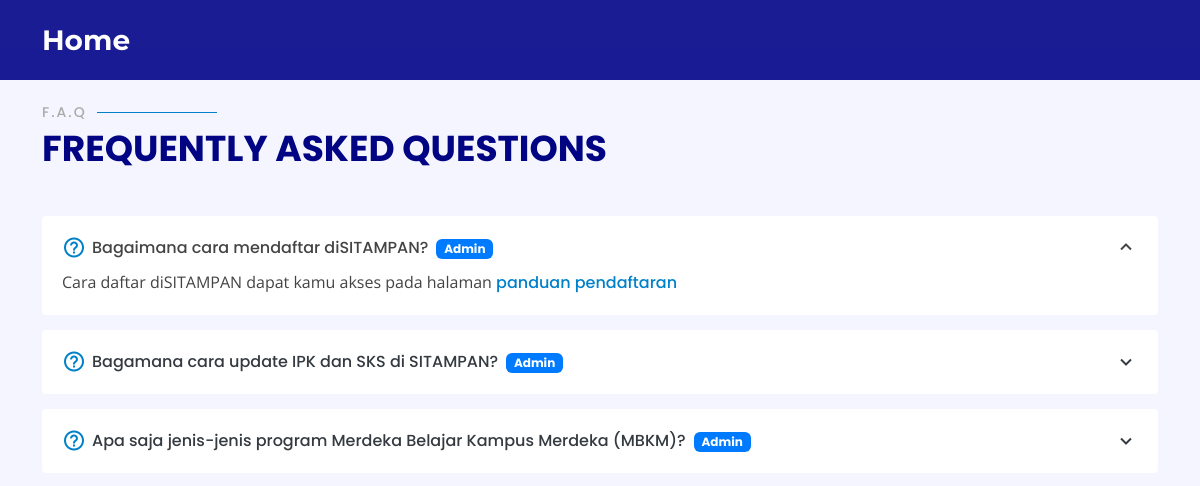
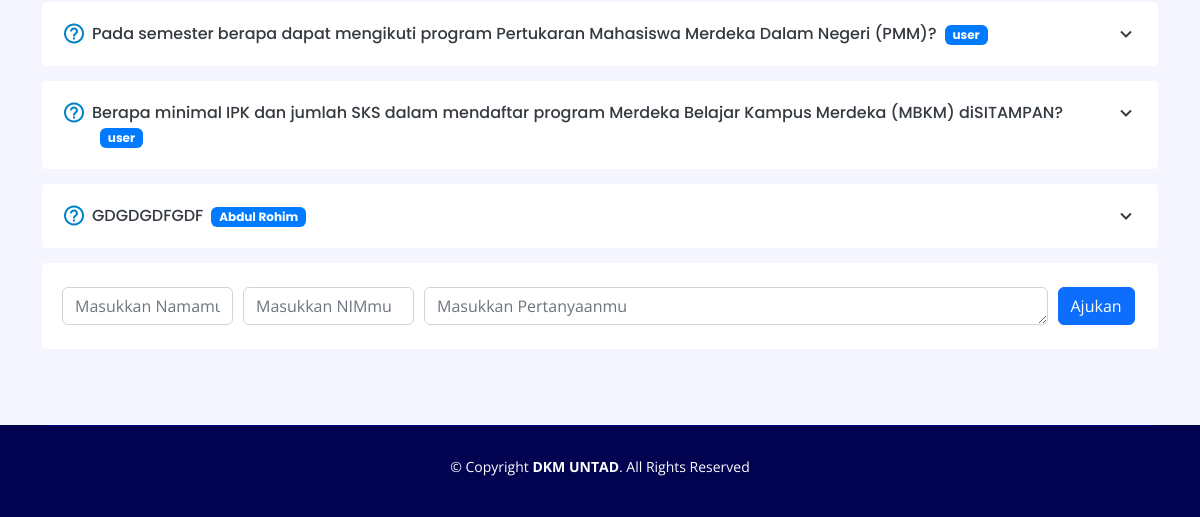
The app's page /faq/, older data (2 pictures, top to bottom).
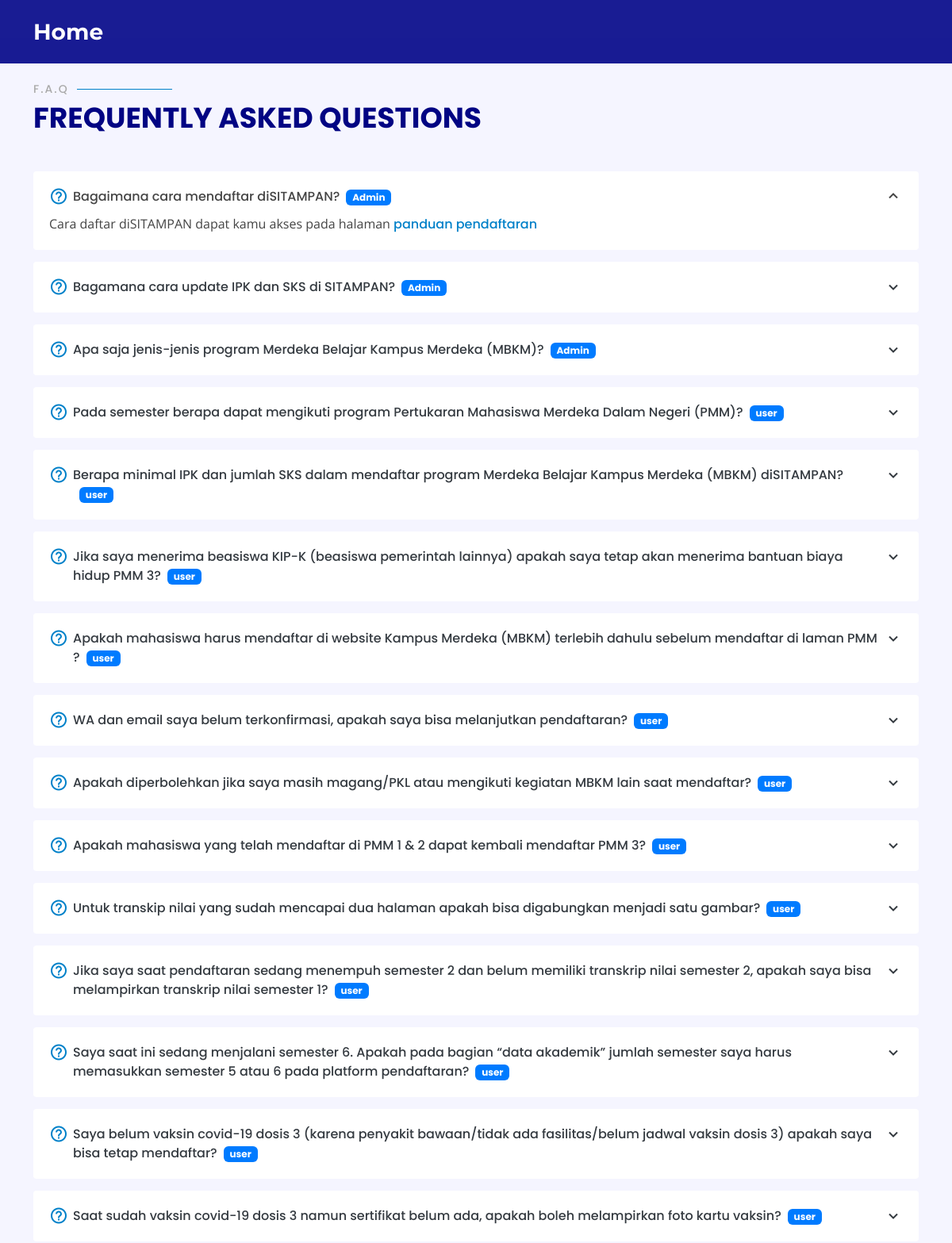
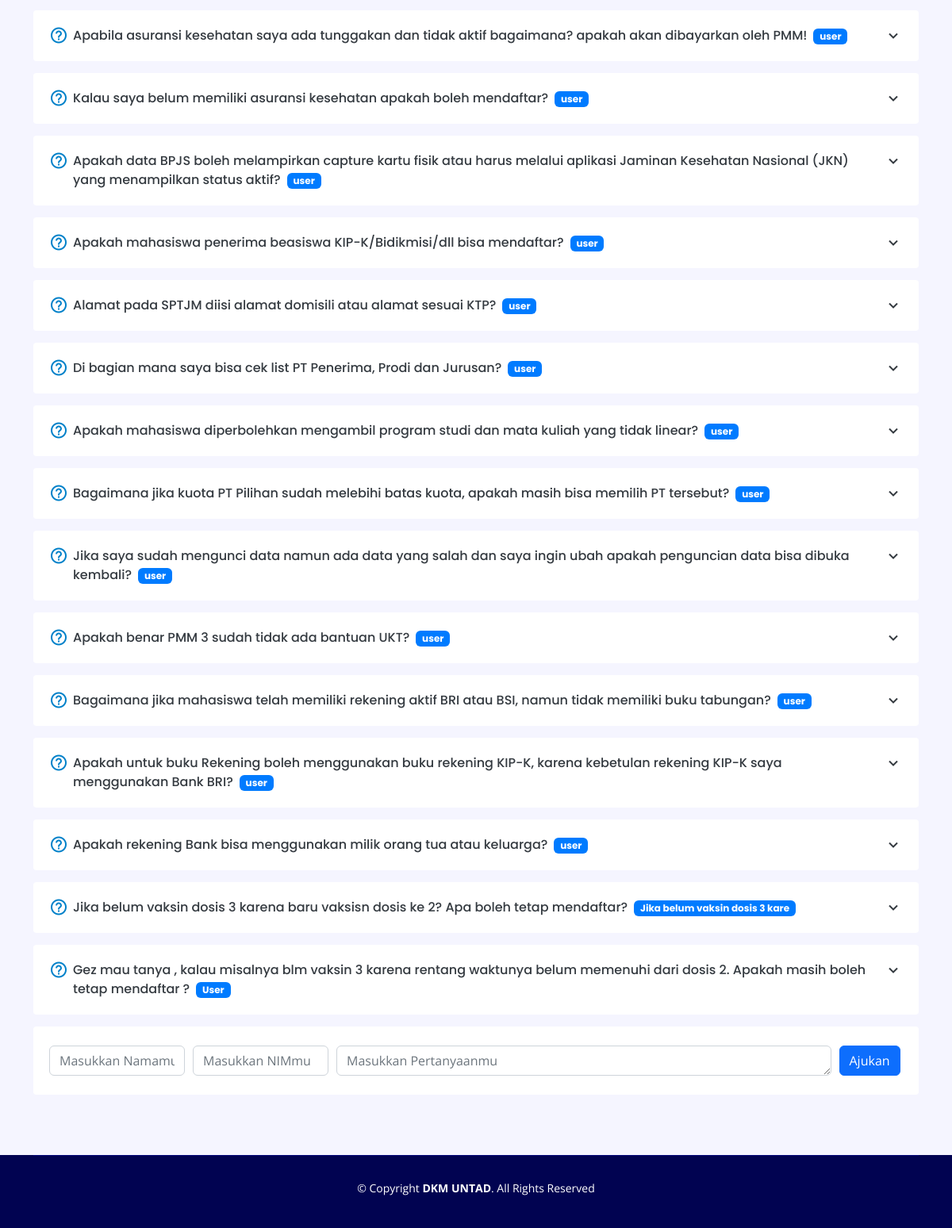
The same page, newer data (2 pictures, top to bottom).
### dkmapp/models.py (models this page shows, shortened)
class Pertanyaan(models.Model):
    nim=models.CharField(max_length=9,null=True,blank=True)
    nama=models.CharField(max_length=30,null=True,blank=True)
    pertanyaan=models.CharField(max_length=300,null=True)
    jawaban=models.CharField(max_length=1000,null=True,blank=True)
    pemberi_jawaban=models.ForeignKey(DKM, on_delete=models.CASCADE,null=True,blank=True)

### dkmapp/views.py (the view)
# urls.py: path('faq/', views.faq, name='faq'),
def faq(request):
    form=PertanyaanMhsForm()
    pertanyaan=Pertanyaan.objects.all()
    if request.method == 'POST':
        form=PertanyaanMhsForm(request.POST)
        if form.is_valid():
            form.save()
            messages.success(request, 'Pertanyaan Diajukan')
        return redirect('faq')
    context={'form':form, 'pertanyaan':pertanyaan}
    return render(request,'faq.html',context)

### dkmapp/forms.py
class PertanyaanMhsForm(ModelForm):
    class Meta:
        model=Pertanyaan
        fields = 'nim','nama','pertanyaan'
        widgets={
            'nim':forms.TextInput(attrs={'class':'form-control','placeholder': 'Masukkan NIMmu', 'required':True,}),
            'nama':forms.TextInput(attrs={'class':'form-control','placeholder': 'Masukkan Namamu','required':True,}),
            'pertanyaan':forms.Textarea(attrs={'class':'form-control','placeholder': 'Masukkan Pertanyaanmu', 'rows':'1','required':True,}),
            }

### dkmapp/models.py (called while the page is built)
    def __str__(self):
        return self.name

### templates/faq.html (shortened to what this page needs)
{% load static %}
<!DOCTYPE html>
<html lang="en">
<head>
  <link rel="stylesheet" href="https://cdnjs.cloudflare.com/ajax/libs/font-awesome/6.0.0-beta3/css/all.min.css"/>
  <link rel="stylesheet" href="https://stackpath.bootstrapcdn.com/bootstrap/4.3.1/css/bootstrap.min.css">
  <link href="{% static 'vendor/aos/aos.css' %}" rel="stylesheet">
  <link href="{% static 'vendor/bootstrap/css/bootstrap.min.css' %}" rel="stylesheet">
  <link href="{% static 'vendor/bootstrap-icons/bootstrap-icons.css' %}" rel="stylesheet">
  <link href="{% static 'vendor/boxicons/css/boxicons.min.css' %}" rel="stylesheet">
  <link href="{% static 'vendor/glightbox/css/glightbox.min.css' %}" rel="stylesheet">
  <link href="{% static 'vendor/remixicon/remixicon.css' %}" rel="stylesheet">
  <link href="{% static 'vendor/swiper/swiper-bundle.min.css' %}" rel="stylesheet">
  <link href="{% static 'css/style.css' %}" rel="stylesheet">
</head>
<body>
  <header id="header" class="fixed-top d-flex align-items-center header-primary">
    <div class="container d-flex align-items-center justify-content-between">
      <div class="logo">
        <h1><a href="{% url 'index' %}"><span>Home</span></a></h1>
      </div>
    </div>
  </header>
  <main id="main">
    <section id="faq" class="faq section-bg mt-5">
      <div class="container">
        <div class="section-title" data-aos="fade-up">
          <h2>F.A.Q</h2>
          <p>Frequently Asked Questions</p>
        </div>
        <div class="faq-list">
          <ul>
            <li data-aos="fade-up">
              <i class="bx bx-help-circle icon-help"></i> <a data-bs-toggle="collapse" class="collapse" data-bs-target="#faq-list-1">Bagaimana cara mendaftar diSITAMPAN?<span class="badge badge-primary ml-2">Admin</span><i class="bx bx-chevron-up icon-close"></i></a>
              <div id="faq-list-1" class="collapse show" data-bs-parent=".faq-list">
                <p>
                  Cara daftar diSITAMPAN dapat kamu akses pada halaman <a class="d-inline pl-0 pr-0" href='https://mbkm.untad.ac.id/panduan-login-sitampan/'>panduan pendaftaran</a>
                </p>
              </div>
            </li>
            <li data-aos="fade-up" data-aos-delay="100">
              <i class="bx bx-help-circle icon-help"></i> <a data-bs-toggle="collapse" data-bs-target="#faq-list-2" class="collapsed">Bagamana cara update IPK dan SKS di SITAMPAN?<span class="badge badge-primary ml-2">Admin</span><i class="bx bx-chevron-down icon-show"></i></a>
            </li>
            <li data-aos="fade-up" data-aos-delay="200">
              <i class="bx bx-help-circle icon-help"></i> <a data-bs-toggle="collapse" data-bs-target="#faq-list-3" class="collapsed">Apa saja jenis-jenis program Merdeka Belajar Kampus Merdeka (MBKM)?<span class="badge badge-primary ml-2">Admin</span><i class="bx bx-chevron-down icon-show"></i></a>
            </li>
            {% for a in pertanyaan %}
            <li data-aos="fade-up" data-aos-delay="{{forloop.counter|add:2}}00">
              <i class="bx bx-help-circle icon-help"></i> <a data-bs-toggle="collapse" data-bs-target="#faq-list-{{forloop.counter|add:3}}" class="collapsed">{{a.pertanyaan}}<span class="badge badge-primary ml-2">{{a.nama}}</span><i class="bx bx-chevron-down icon-show"></i></a>
            </li>
            {% endfor %}
            <li data-aos="fade-up" data-aos-delay="500">
              <form method="post" action="" class='form-row'>
                  <div class="col-md-2 mt-1 mb-1">
                      {{form.nama}}
                  </div>
                  <div class="col-md-2 mt-1 mb-1">
                    {{form.nim}}
                  </div>
                  <div class="col-md-7 mt-1 mb-1">
                    {{form.pertanyaan}}
                  </div>
                  <div class="col-md-1 mt-1 mb-1">
                      <button type="submit" class="btn btn-primary">Ajukan</button>
                  </div>
              </form>
          </li>
          </ul>
        </div>
      </div>
    </section>
  </main>
  <footer id="footer">
    <div class="container">
      <div class="copyright">
        &copy; Copyright <strong><span>DKM UNTAD</span></strong>. All Rights Reserved
      </div>
      <div class="credits">
      </div>
    </div>
  </footer>
</body>
</html>

### static/css/style.css (style rules this page uses)
body { font-family: "Open Sans", sans-serif; color: #444444; }
a { color: #0081C9; text-decoration: none; }
h1, h2, h3, h4, h5, h6 { font-family: "Montserrat", sans-serif; }
#header { height: 80px; transition: all 0.5s; z-index: 997; transition: all 0.5s; background: rgba(1, 4, 136, 0.9); }
#header .logo h1 , #header-tim .logo h1 { font-size: 28px; margin: 0; padding: 0; line-height: 1; font-weight: 700; }
#header .logo h1 a, #header .logo h1 a:hover,#header-tim .logo h1 a, #header-tim .logo h1 a:hover { color: #fff; text-decoration: none; }
section { padding: 60px 0; overflow: hidden; }
.section-bg { background-color: #f5f5ff; }
.section-title { padding-bottom: 40px; }
.section-title h2 { font-size: 14px; font-weight: 500; padding: 0; line-height: 1px; margin: 0 0 5px 0; letter-spacing: 2px; text-transform: uppercase; color: #aaaaaa; font-family: "Poppins", sans-serif; }
.section-title h2::after { content: ""; width: 120px; height: 1px; display: inline-block; background: #0081C9; margin: 4px 10px; }
.section-title p { margin: 0; margin: 0; font-size: 36px; font-weight: 700; text-transform: uppercase; font-family: "Poppins", sans-serif; color: #010483; }
.faq .faq-list { padding: 0; }
.faq .faq-list ul { padding: 0; list-style: none; }
.faq .faq-list li+li { margin-top: 15px; }
.faq .faq-list li { padding: 20px; background: #fff; border-radius: 4px; position: relative; }
.faq .faq-list a { display: block; position: relative; font-family: "Poppins", sans-serif; font-size: 16px; line-height: 24px; font-weight: 500; padding: 0 30px; outline: none; cursor: pointer; }
.faq .faq-list .icon-help { font-size: 24px; position: absolute; right: 0; left: 20px; color: #0081C9; }
.faq .faq-list .icon-show, .faq .faq-list .icon-close { font-size: 24px; position: absolute; right: 0; top: 0; }
.faq .faq-list p { margin-bottom: 0; padding: 10px 0 0 0; }
.faq .faq-list .icon-show { display: none; }
.faq .faq-list a.collapsed { color: #343a40; }
.faq .faq-list a.collapsed .icon-show { display: inline-block; }
@media (max-width: 1200px) { .faq .faq-list { padding: 0; } }
#footer { background: #010351; padding: 0 0 30px 0; color: #fff; font-size: 14px; }
#footer .copyright { border-top: 1px solid #010479; text-align: center; padding-top: 30px; }
#footer .credits { padding-top: 10px; text-align: center; font-size: 13px; color: #fff; }

Row changes from the older to the newer data that the page shows:
removed Pertanyaan: pertanyaan "GDGDGDFGDF", nama "Abdul Rohim"
added Pertanyaan: pertanyaan "Jika saya menerima beasiswa KIP-K (beasiswa pemerintah lainnya) apakah saya tetap akan menerima bantuan biaya hidup PMM 3?", nama "user"
added Pertanyaan: pertanyaan "Apakah mahasiswa harus mendaftar di website Kampus Merdeka (MBKM) terlebih dahulu sebelum mendaftar di laman PMM ?", nama "user"
added Pertanyaan: pertanyaan "WA dan email saya belum terkonfirmasi, apakah saya bisa melanjutkan pendaftaran?", nama "user"
added Pertanyaan: pertanyaan "Apakah diperbolehkan jika saya masih magang/PKL atau mengikuti kegiatan MBKM lain saat mendaftar?", nama "user"
added Pertanyaan: pertanyaan "Apakah mahasiswa yang telah mendaftar di PMM 1 & 2 dapat kembali mendaftar PMM 3?", nama "user"
added Pertanyaan: pertanyaan "Untuk transkip nilai yang sudah mencapai dua halaman apakah bisa digabungkan menjadi satu gambar?", nama "user"
added Pertanyaan: pertanyaan "Jika saya saat pendaftaran sedang menempuh semester 2 dan belum memiliki transkrip nilai semester 2, apakah saya bisa melampirkan transkrip nilai semester 1?", nama "user"
added Pertanyaan: pertanyaan "Saya saat ini sedang menjalani semester 6. Apakah pada bagian “data akademik” jumlah semester saya harus memasukkan semester 5 atau 6 pada platform pendaftaran?", nama "user"
added Pertanyaan: pertanyaan "Saya belum vaksin covid-19 dosis 3 (karena penyakit bawaan/tidak ada fasilitas/belum jadwal vaksin dosis 3) apakah saya bisa tetap mendaftar?", nama "user"
added Pertanyaan: pertanyaan "Saat sudah vaksin covid-19 dosis 3 namun sertifikat belum ada, apakah boleh melampirkan foto kartu vaksin?", nama "user"
added Pertanyaan: pertanyaan "Apabila asuransi kesehatan saya ada tunggakan dan tidak aktif bagaimana? apakah akan dibayarkan oleh PMM!", nama "user"
added Pertanyaan: pertanyaan "Kalau saya belum memiliki asuransi kesehatan apakah boleh mendaftar?", nama "user"
added Pertanyaan: pertanyaan "Apakah data BPJS boleh melampirkan capture kartu fisik atau harus melalui aplikasi Jaminan Kesehatan Nasional (JKN) yang menampilkan status aktif?", nama "user"
added Pertanyaan: pertanyaan "Apakah mahasiswa penerima beasiswa KIP-K/Bidikmisi/dll bisa mendaftar?", nama "user"
added Pertanyaan: pertanyaan "Alamat pada SPTJM diisi alamat domisili atau alamat sesuai KTP?", nama "user"
added Pertanyaan: pertanyaan "Di bagian mana saya bisa cek list PT Penerima, Prodi dan Jurusan?", nama "user"
added Pertanyaan: pertanyaan "Apakah mahasiswa diperbolehkan mengambil program studi dan mata kuliah yang tidak linear?", nama "user"
added Pertanyaan: pertanyaan "Bagaimana jika kuota PT Pilihan sudah melebihi batas kuota, apakah masih bisa memilih PT tersebut?", nama "user"
added Pertanyaan: pertanyaan "Jika saya sudah mengunci data namun ada data yang salah dan saya ingin ubah apakah penguncian data bisa dibuka kembali?", nama "user"
added Pertanyaan: pertanyaan "Apakah benar PMM 3 sudah tidak ada bantuan UKT?", nama "user"
added Pertanyaan: pertanyaan "Bagaimana jika mahasiswa telah memiliki rekening aktif BRI atau BSI, namun tidak memiliki buku tabungan?", nama "user"
added Pertanyaan: pertanyaan "Apakah untuk buku Rekening boleh menggunakan buku rekening KIP-K, karena kebetulan rekening KIP-K saya menggunakan Bank BRI?", nama "user"
added Pertanyaan: pertanyaan "Apakah rekening Bank bisa menggunakan milik orang tua atau keluarga?", nama "user"
added Pertanyaan: pertanyaan "Jika belum vaksin dosis 3 karena baru vaksisn dosis ke 2? Apa boleh tetap mendaftar?", nama "Jika belum vaksin dosis 3 kare"
added Pertanyaan: pertanyaan "Gez mau tanya , kalau misalnya blm vaksin 3 karena rentang waktunya belum memenuhi dari dosis 2. Apakah masih boleh tetap mendaftar ?", nama "User"
